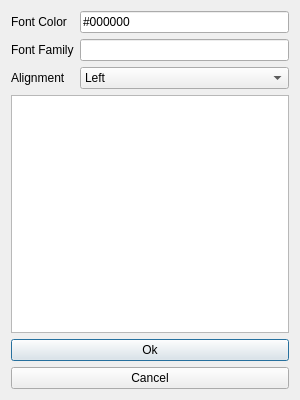
<?xml version="1.0" encoding="UTF-8"?>
<ui version="4.0">
 <class>Text</class>
 <widget class="QDialog" name="Text">
  <property name="geometry">
   <rect>
    <x>0</x>
    <y>0</y>
    <width>300</width>
    <height>400</height>
   </rect>
  </property>
  <property name="cursor">
   <cursorShape>ArrowCursor</cursorShape>
  </property>
  <property name="windowTitle">
   <string>Dialog</string>
  </property>
  <layout class="QVBoxLayout" name="verticalLayout">
   <item>
    <layout class="QFormLayout" name="Form">
     <item row="0" column="0">
      <widget class="QLabel" name="label_3">
       <property name="text">
        <string>Font Color</string>
       </property>
      </widget>
     </item>
     <item row="0" column="1">
      <widget class="QLineEdit" name="colorBox">
       <property name="text">
        <string>#000000</string>
       </property>
       <property name="maxLength">
        <number>7</number>
       </property>
       <property name="placeholderText">
        <string/>
       </property>
      </widget>
     </item>
     <item row="1" column="0">
      <widget class="QLabel" name="label_2">
       <property name="text">
        <string>Font Family</string>
       </property>
      </widget>
     </item>
     <item row="2" column="0">
      <widget class="QLabel" name="label">
       <property name="text">
        <string>Alignment</string>
       </property>
      </widget>
     </item>
     <item row="2" column="1">
      <widget class="QComboBox" name="alignBox">
       <item>
        <property name="text">
         <string>Left</string>
        </property>
       </item>
       <item>
        <property name="text">
         <string>Center</string>
        </property>
       </item>
       <item>
        <property name="text">
         <string>Right</string>
        </property>
       </item>
       <item>
        <property name="text">
         <string>Justified</string>
        </property>
       </item>
      </widget>
     </item>
     <item row="1" column="1">
      <widget class="QLineEdit" name="fontFaceBox"/>
     </item>
    </layout>
   </item>
   <item>
    <widget class="QPlainTextEdit" name="PlainText">
     <property name="cursor" stdset="0">
      <cursorShape>IBeamCursor</cursorShape>
     </property>
     <property name="toolTip">
      <string/>
     </property>
     <property name="plainText">
      <string/>
     </property>
     <property name="placeholderText">
      <string>Insert your text here</string>
     </property>
    </widget>
   </item>
   <item>
    <widget class="QPushButton" name="OkButton">
     <property name="text">
      <string>Ok</string>
     </property>
    </widget>
   </item>
   <item>
    <widget class="QPushButton" name="CancelButton">
     <property name="text">
      <string>Cancel</string>
     </property>
    </widget>
   </item>
  </layout>
 </widget>
 <resources/>
 <connections/>
</ui>
